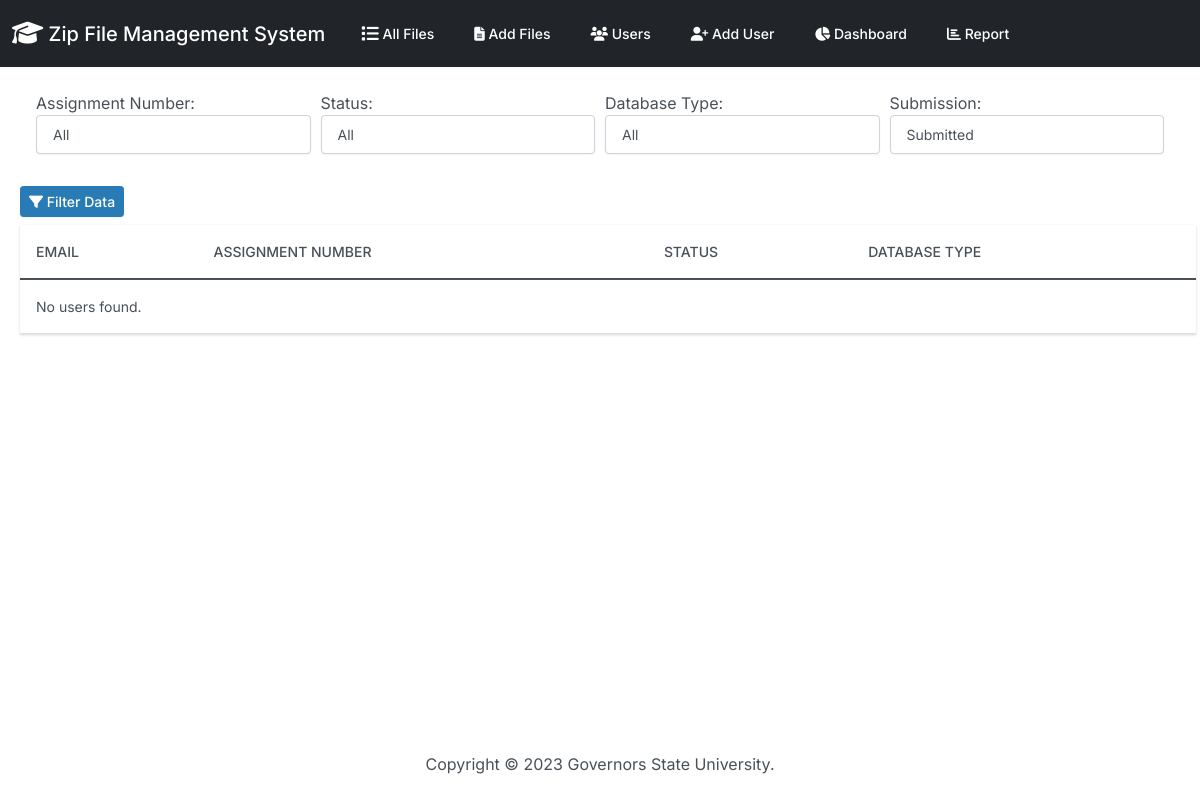
The app's page /report/, older data.
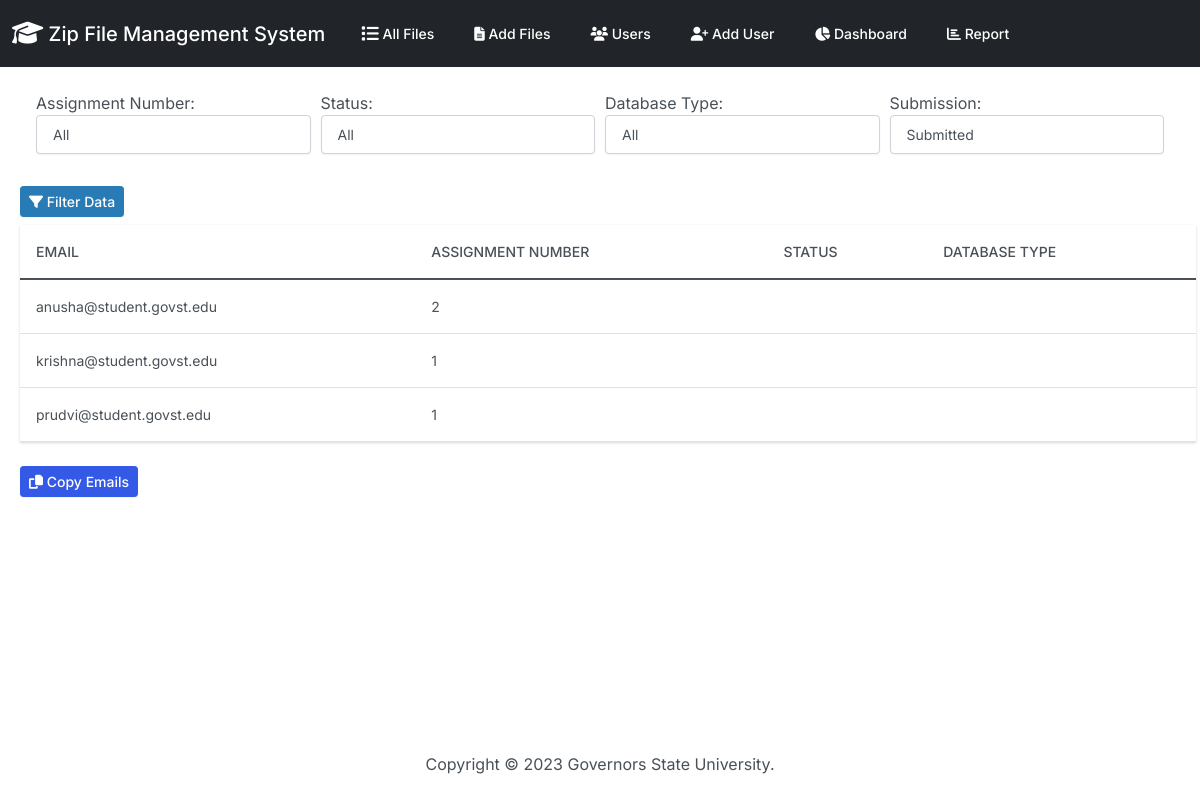
The same page, newer data.
### zipfiles/models.py (models this page shows, shortened)
class File_Results(models.Model):
    id_number = models.PositiveIntegerField(null=True)
    f_name = models.CharField(max_length=255, null=True)
    f_size = models.CharField(max_length=50, null=True)
    myfiles = models.FileField(upload_to="")
    user_name = models.ForeignKey(
        'UserNamesList',
        on_delete=models.CASCADE,
        db_column='user_name',
        default=None
    )
    db_name = models.CharField(max_length=50, null=True)
    db_type = models.CharField(max_length=50, null=True)
    is_build_succeeded = models.CharField(max_length=50, null=True)
    dotnet_version = models.CharField(max_length=20, null=True)
    error_details = models.TextField(null=True)
    assignment_number = models.IntegerField(null=True)
    folder_name = models.CharField(max_length=50, null=True)
    instruction_passed = models.CharField(max_length=50, null=True)

class UserNamesList(models.Model):
    user_name = models.CharField(
        primary_key=True,  # Set user_name as the primary key
        max_length=255,
        unique=True,
        validators=[
            MinLengthValidator(3, message='Username must have at least 3 characters.'),
        ]
    )
    email = models.EmailField()
    enable = models.BooleanField(default=True)
    updated_date = models.DateTimeField(default=timezone.now)
    class Meta:
        verbose_name_plural = 'UserNamesList'

### zipfiles/views.py (the view)
# urls.py: path('report/',views.report,name='report'),
def report(request):
    assignment_numbers = File_Results.objects.values_list('assignment_number', flat=True).distinct()
    database_types = File_Results.objects.values_list('db_type', flat=True).distinct()
    assignment_number = ''
    status = ''
    db_type = ''
    submission = 'Submitted'
    missing_user_names = []
    users = []
    if request.method == 'POST':
      submission = request.POST.get('submission')
      assignment_number = request.POST.get('assignment_number')
      status = request.POST.get('status')
      db_type = request.POST.get('db_type')
      filters = {}
      if assignment_number.isdigit():
        filters['assignment_number'] = int(assignment_number)
      if submission != 'Not Submitted':
        if status == 'Failed':
            filters['is_build_succeeded'] = 'False'
        elif status == 'Success':
            filters['is_build_succeeded'] = 'True'
        if db_type and db_type != "":
            filters['db_type'] = db_type
        users = File_Results.objects.filter(**filters)
      else:
        file_result_user_names = File_Results.objects.filter(**filters).values_list('user_name__user_name', flat=True).distinct()
        user_names_list = UserNamesList.objects.values_list('user_name', flat=True).distinct()
        missing_user_names = set(user_names_list) - set(file_result_user_names)
    else:
        users = File_Results.objects.all()
    context = {
      'users': users,
      'assignment_numbers': assignment_numbers,
      'database_types': database_types,
      'selected_assignment': '' if not assignment_number.isdigit() else int(assignment_number),
      'selected_status': status,
      'selected_db_type': db_type,
      'selected_submission': submission,
      'missing_user_names' : missing_user_names
    }
    return render(request, 'zipfiles/report.html', context)

### zipfiles/templates/zipfiles/report.html (shortened to what this page needs)
{% extends "zipfiles/base.html" %}
{% block body %}
<form method="POST" action="{% url 'report' %}">
    <div class="form-row mx-4 my-4">
        <div class="form-group col">
          <label for="assignment_number">Assignment Number:</label>
          <select class="form-control" id="assignment_number" name="assignment_number">
            <option value="">All</option>
          </select>
        </div>
        <div class="form-group col">
          <label for="status">Status:</label>
          <select class="form-control" id="status" name="status">
            <option value="">All</option>
          </select>
        </div>
        <div class="form-group col">
          <label for="db_type">Database Type:</label>
          <select class="form-control" id="db_type" name="db_type">
            <option value="">All</option>
          </select>
        </div>
        <div class="form-group col">
            <label for="submission">Submission:</label>
            <select class="form-control" id="submission" name="submission">
              <option value="Submitted" {% if selected_submission == 'Submitted' %}selected{% endif %}>Submitted</option>
            </select>
        </div>
      </div>
      <button type="submit" class="btn btn-sm btn-info m-2">
        <i class="fas fa-filter"></i> Filter Data
      </button>
  </form>
  {% if missing_user_names %}
    <div class="container mt-4">
      <h3>Emails of Missing User Names</h3>
      <table class="table">
        <thead>
          <tr>
            <th>Email</th>
          </tr>
        </thead>
        <tbody>
          {% for missing_user_name in missing_user_names %}
            <tr>
              <td>{{ missing_user_name }}</td>
            </tr>
          {% empty %}
            <tr>
              <td colspan="1">No missing emails found.</td>
            </tr>
          {% endfor %}
        </tbody>
      </table>
      {% if missing_user_names %}
      <button type="button" class="btn btn-sm btn-primary" id="copy-missing-emails">
        <i class="fas fa-copy"></i> Copy Emails
      </button>
      {% endif %}
    </div>
  {% else %}
    <table class="table mx-2">
      <thead>
        <tr>
          <th>Email</th>
          <th>Assignment Number</th>
          <th>Status</th>
          <th>Database Type</th>
        </tr>
      </thead>
      <tbody>
        {% for user in users %}
          <tr>
            <td>{{ user.user_name.email|default:"" }}</td>
            <td>{{ user.assignment_number|default:"" }}</td>
            <td>{{ user.is_build_succeeded|default:"" }}</td>
            <td>{{ user.db_type|default:"" }}</td>
          </tr>
        {% empty %}
          <tr>
            <td colspan="4">No users found.</td>
          </tr>
        {% endfor %}
      </tbody>
    </table>
    {% if users %}
    <button type="button" class="btn btn-sm btn-primary m-2" id="copy-emails">
      <i class="fas fa-copy"></i> Copy Emails
    </button>
    {% endif %}
  {% endif %}
{% endblock %}

Row changes from the older to the newer data that the page shows:
added File_Results: user_name.email "anusha@student.govst.edu", assignment_number "2"
added File_Results: user_name.email "krishna@student.govst.edu", assignment_number "1"
added File_Results: user_name.email "prudvi@student.govst.edu", assignment_number "1"
Text that changed along with them:
text no longer shown: "No users found."
text now shown: "Copy Emails"
